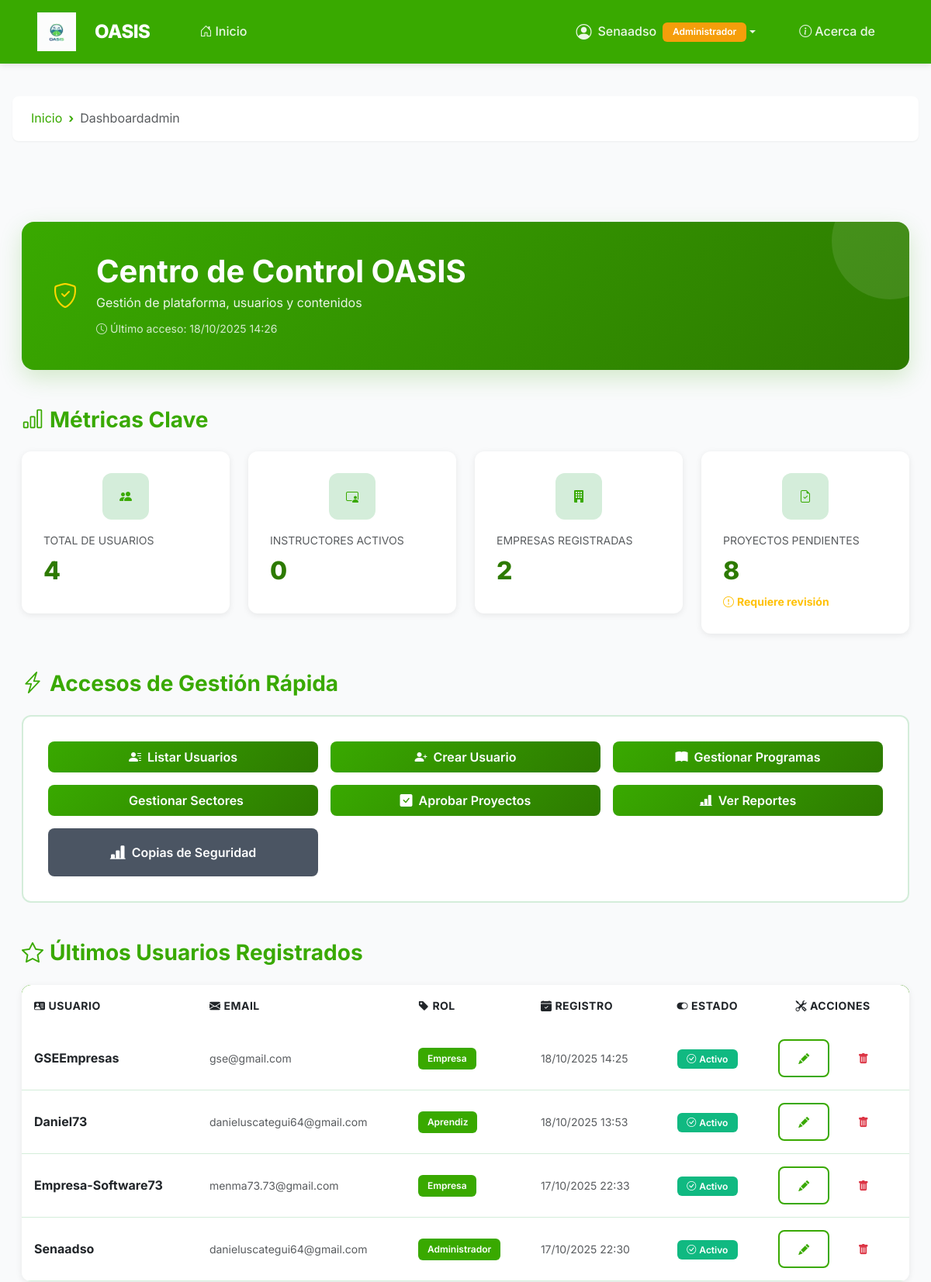
The page /gestion/dashboard/ (signed in, upper part) on the database as committed earlier.
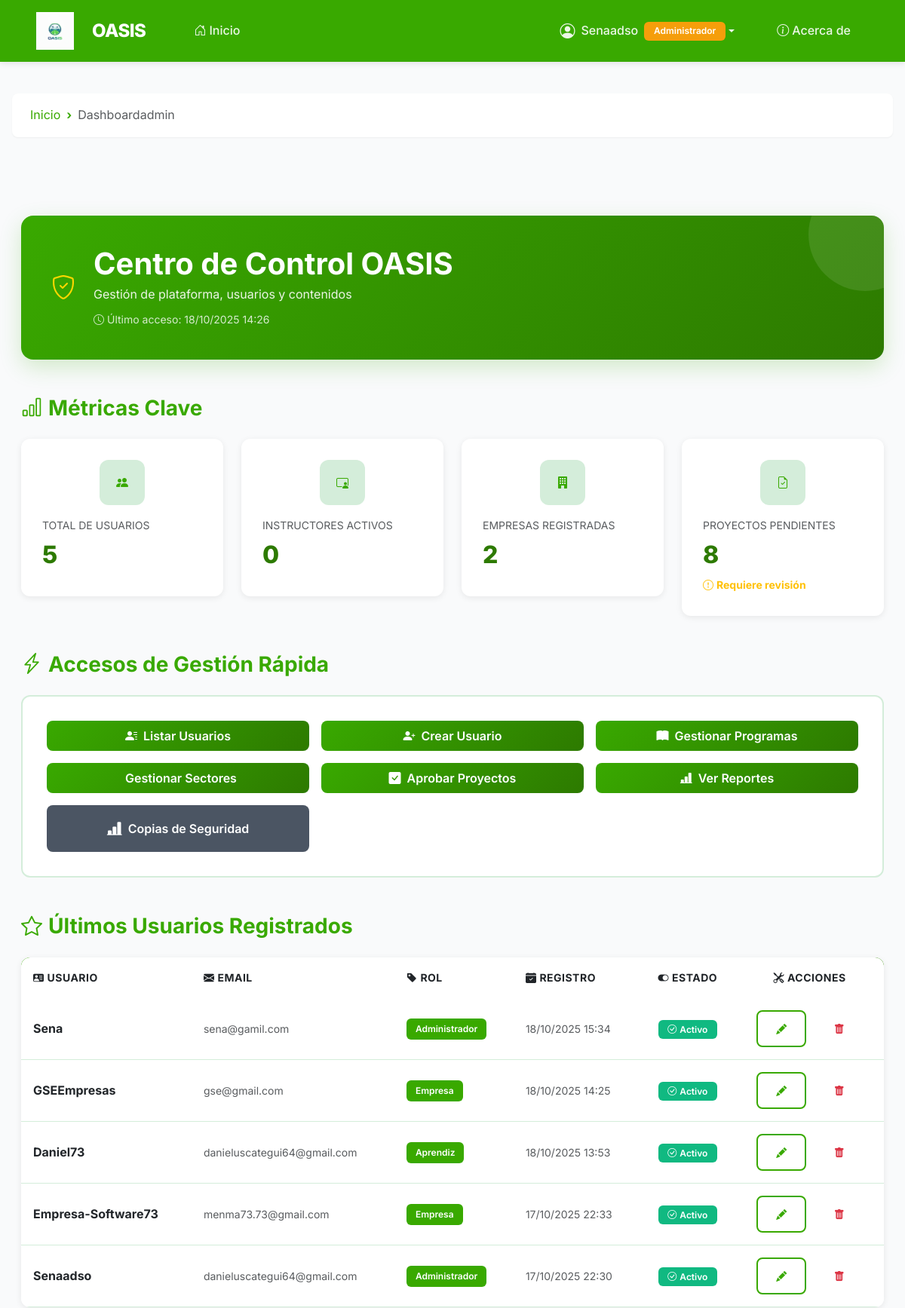
The same page on the database as committed later.
### usuario/models.py (models this page shows, shortened)
class Usuario(AbstractUser):
    ADMIN = "ADMIN"
    EMPRESA = "EMPRESA"
    APRENDIZ = "APRENDIZ"
    INSTRUCTOR = "INSTRUCTOR"
    ROLES = [
        (ADMIN, "Administrador"),
        (EMPRESA, "Empresa"),
        (APRENDIZ, "Aprendiz"),
        (INSTRUCTOR, "Instructor"),
    ]
    rol = models.CharField(max_length=20, choices=ROLES, default=APRENDIZ, verbose_name="Rol del Usuario")
    esta_activo = models.BooleanField(default=True, verbose_name="Está Activo")
    class Meta:
        verbose_name = "Usuario del Sistema"
        verbose_name_plural = "Usuarios del Sistema"

### usuario/utils.py (the view)
        def _wrapped_view(request, *args, **kwargs):
            user = request.user
            if not user.is_authenticated:
                return redirect(reverse('auth:login') + f'?next={request.get_full_path()}')
            if user.is_superuser:
                return view_func(request, *args, **kwargs)
            if hasattr(user, 'rol') and user.rol in allowed_roles:
                return view_func(request, *args, **kwargs)
            messages.error(request, "No tienes permiso para acceder a esta página.")
            return redirect('home:inicio') # Redirige a la página de inicio de la app 'home'

### usuario/utils.py (called while the page is built)
def role_required(*allowed_roles):
    def decorator(view_func):
        def _wrapped_view(request, *args, **kwargs):
            user = request.user
            if not user.is_authenticated:
                return redirect(reverse('auth:login') + f'?next={request.get_full_path()}')
            if user.is_superuser:
                return view_func(request, *args, **kwargs)
            if hasattr(user, 'rol') and user.rol in allowed_roles:
                return view_func(request, *args, **kwargs)
            messages.error(request, "No tienes permiso para acceder a esta página.")
            return redirect('home:inicio') # Redirige a la página de inicio de la app 'home'
        return _wrapped_view
    return decorator

### gestion/templates/dashboard_admin.html (shortened to what the changed rows need)
{% extends 'base.html' %}
{% load static %}
{% block content %}
<div class="container-fluid py-4">
    <div class="admin-jumbotron mb-5">
        <div class="d-flex align-items-center position-relative" style="z-index: 1;">
            <div>
                <h1 class="mb-1">Centro de Control OASIS</h1>
                <p class="mb-2">Gestión de plataforma, usuarios y contenidos</p>
                <small style="color: rgba(255, 255, 255, 0.8);">
                    <i class="bi bi-clock me-1"></i>Último acceso: {{ user.last_login|date:"d/m/Y H:i" }}
                </small>
            </div>
        </div>
    </div>
    <div class="row g-4 mb-5">
        <div class="col-md-6 col-lg-3">
            <div class="stat-card">
                <div class="stat-icon-sena">
                    <i class="bi bi-people-fill"></i>
                </div>
                <p class="text-muted small mb-2">TOTAL DE USUARIOS</p>
                <h3 class="stat-value">{{ total_usuarios }}</h3>
            </div>
        </div>
    </div>
    <div class="table-container">
        {% if usuarios_recientes %}
            <div class="table-responsive">
                <table class="table table-hover align-middle mb-0">
                    <thead class="table-header">
                        <tr>
                            <th><i class="bi bi-person-vcard-fill me-1"></i>Usuario</th>
                            <th><i class="bi bi-envelope-fill me-1"></i>Email</th>
                            <th><i class="bi bi-tag-fill me-1"></i>Rol</th>
                            <th><i class="bi bi-calendar-check-fill me-1"></i>Registro</th>
                            <th class="text-center"><i class="bi bi-toggle-on me-1"></i>Estado</th>
                            <th class="text-center"><i class="bi bi-tools me-1"></i>Acciones</th>
                        </tr>
                    </thead>
                    <tbody>
                        {% for usuario in usuarios_recientes %}
                        <tr>
                            <td class="fw-bold">{{ usuario.username }}</td>
                            <td class="text-muted small">{{ usuario.email }}</td>
                            <td><span class="badge badge-sena">{{ usuario.get_rol_display }}</span></td>
                            <td><small class="text-muted">{{ usuario.date_joined|date:"d/m/Y H:i" }}</small></td>
                            <td class="text-center">
                                {% if usuario.is_active %}
                                    <span class="badge badge-active"><i class="bi bi-check-circle me-1"></i>Activo</span>
                                {% else %}
                                    <span class="badge badge-inactive"><i class="bi bi-x-circle me-1"></i>Inactivo</span>
                                {% endif %}
                            </td>
                            <td class="text-center">
                                <a href="{% url 'gestion:editar_usuario' usuario.id %}" class="btn btn-sm btn-sena-outline me-2" title="Editar">
                                    <i class="bi bi-pencil-fill"></i>
                                </a>
                                <button type="button" class="btn btn-sm btn-outline-danger" title="Eliminar" data-bs-toggle="modal" data-bs-target="#confirmDeleteModal{{ usuario.id }}">
                                    <i class="bi bi-trash-fill"></i>
                                </button>
                            </td>
                        </tr>
                        {% endfor %}
                    </tbody>
                </table>
            </div>
        {% else %}
            <div class="alert alert-info text-center mb-0 py-4">
                <i class="bi bi-info-circle me-2"></i>No hay usuarios recientes registrados.
            </div>
        {% endif %}
    </div>
</div>
{% endblock %}

### home/templates/base.html (shortened to what this page needs)
<!DOCTYPE html>
{% load static %}
<html lang="es">
<head>
    <link href="https://cdn.jsdelivr.net/npm/bootstrap@5.3.0/dist/css/bootstrap.min.css" rel="stylesheet">
    <link rel="stylesheet" href="https://cdn.jsdelivr.net/npm/bootstrap-icons@1.11.3/font/bootstrap-icons.min.css">
    <link rel="stylesheet" href="{% static 'css/styles.css' %}">
</head>
<body>
    <nav class="navbar navbar-expand-lg navbar-dark" id="mainNavbar">
        <div class="container-fluid px-lg-5">
            <a class="navbar-brand d-flex align-items-center" href="{% url 'home:inicio' %}">
                <img class="logo_OASIS" src="{% static 'img/logo/Logo_OASIS.jpg' %}" alt="Logo OASIS">
                <span>OASIS</span>
            </a>
            <div class="collapse navbar-collapse" id="navbarNav">
                <ul class="navbar-nav me-auto mb-2 mb-lg-0 ms-lg-4">
                    <li class="nav-item">
                        <a class="nav-link {% if request.resolver_match.url_name == 'home:inicio' %}active{% endif %}"
                            href="{% url 'home:inicio' %}">
                            <i class="bi bi-house-door me-1"></i>Inicio
                        </a>
                    </li>
                </ul>
                <ul class="navbar-nav align-items-lg-center gap-2">
                    {% if user.is_authenticated %}
                    <li class="nav-item dropdown">
                        <a class="nav-link dropdown-toggle d-flex align-items-center" href="#"
                            id="userDropdown" role="button" data-bs-toggle="dropdown" aria-expanded="false">
                            <i class="bi bi-person-circle fs-5 me-2"></i>
                            <span>{{ user.username }}</span>
                            {% if user.get_rol_display %}
                            <span class="badge bg-warning ms-2">{{ user.get_rol_display }}</span>
                            {% endif %}
                        </a>
                    </li>
                    {% endif %}
                    <li class="nav-item">
                        <a class="nav-link {% if request.resolver_match.url_name == 'home:acerca_de' %}active{% endif %}"
                            href="{% url 'home:acerca_de' %}">
                            <i class="bi bi-info-circle me-1"></i>Acerca de
                        </a>
                    </li>
                </ul>
            </div>
        </div>
    </nav>
{% if request.resolver_match.url_name != 'home:inicio' %}
<nav aria-label="breadcrumb" class="container mt-3">
    <ol class="breadcrumb">
        <li class="breadcrumb-item">
            <a href="{% url 'home:inicio' %}">Inicio</a>
        </li>
        <li class="breadcrumb-item active" aria-current="page">
            {% if request.resolver_match.url_name %}
                {{ request.resolver_match.url_name|capfirst|cut:"_" }}
            {% else %}
                Página
            {% endif %}
        </li>
    </ol>
</nav>
{% endif %}
    <main class="container py-4">
        {% block content %}{% endblock %}
    </main>
</body>
</html>

Rows that differ between the two databases and show on the page:
added Usuario: username "Sena", email "sena@gamil.com", rol "Administrador", date_joined "18/10/2025 15:34", is_active True (drawn)
Other text that changed with them:
{{ total_usuarios }}: "4" → "5"
